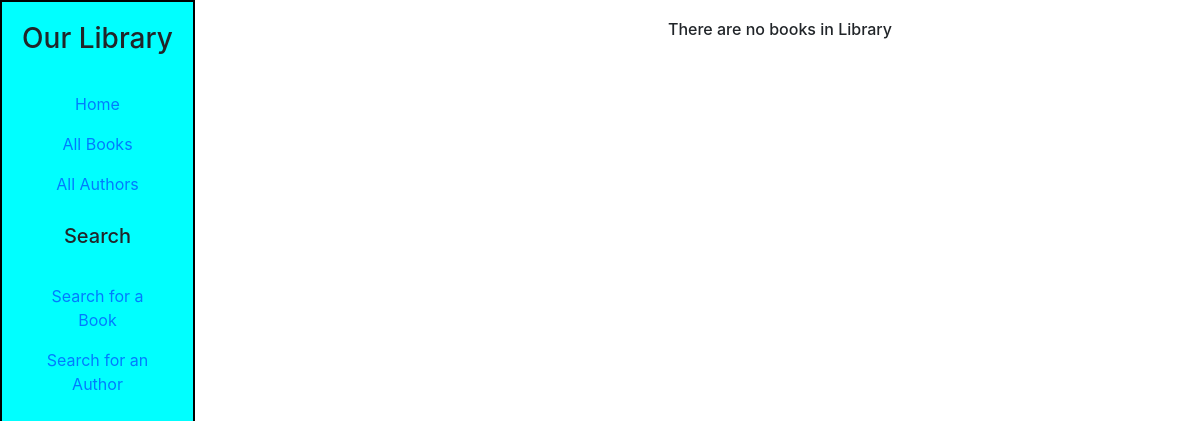
/catalog/books/, run on an earlier commit of the app's database.
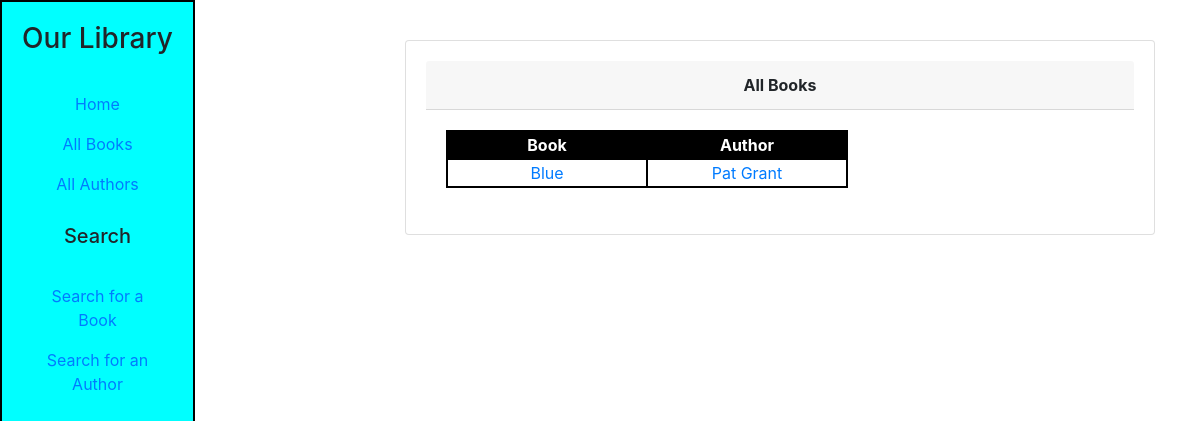
And on a later commit of the database.
### catalog/models.py (models this page shows, shortened)
class Book(models.Model):
    title = models.CharField(max_length=200, help_text="Enter a book title")
    summary = models.TextField(max_length=1000, help_text="Enter a brief summary of the book")
    isbn = models.CharField(verbose_name="ISBN", max_length=13, help_text="13 digit <a href='https://www.isbn-international.org/content/what-isbn'>ISBN Number</a>")
    author = models.ForeignKey('Author', on_delete=models.SET_NULL, null=True)
    language = models.ForeignKey('Language', on_delete=models.SET_NULL, null=True)
    genre = models.ManyToManyField(Genre, help_text="Select a Genre for this field")
    def display_genre(self):
        return ', '.join([genre.name for genre in self.genre.all()[:3]])
    display_genre.short_description = 'Genre'
    def get_absolute_url(self):
        return reverse('book-detail', args=[str(self.id)])

class Author(models.Model):
    first_name = models.CharField(max_length=100)
    last_name = models.CharField(max_length=100)
    date_of_birth = models.DateField(null=True, blank=True)
    date_of_death = models.DateField('Died', null=True, blank=True)
    class Meta:
        ordering=['first_name','last_name']
    def __str__(self):
        return '{0} {1}'.format(self.first_name,self.last_name)
    def get_absolute_url(self):
        return reverse('author-detail', args=[str(self.id)])

### catalog/views.py (the view)
# urls.py: path('books/', views.BookListView.as_view(), name='book-list'),
class BookListView(generic.ListView):
    model = Book
    paginate_by = 10

### catalog/templates/catalog/book_list.html (shortened to what this page needs)
{% extends 'catalog/base.html' %}
{% load static %}
{% block css %}
<link rel="stylesheet" href="{% static 'catalog/css/book_list.css' %}">
{% endblock %}
{% block content %}
    {% if book_list %}
        <div class="card all-books-main">
            <div class="card-header all-books-title">
                All Books
            </div>
            <div class="card-body all-books-content">
                <table class="all-books">
                    <thead>
                        <td class="books-head">Book</td>
                        <td class="books-head">Author</td>
                    </thead>
                    {% for book in book_list %}
                    <tr class="books-row">
                        <td class="book-title">
                            <div class="book-title" id="{{ book.pk }}">
                                <a href="{{ book.get_absolute_url }}">{{ book.title }}</a>
                            </div>
                        </td>
                        <td class="book-author">
                            <div class="book-author" id="{{book.author.pk}}">
                                <a href="{{ book.author.get_absolute_url }}">{{ book.author }}</a>
                            </div>
                        </td>
                    </tr>
                    {% endfor %}
                </table>
            </div>
        </div>
    {% else %}
        <h6>There are no books in Library</h6>
    {% endif %}
{% endblock %}

What changed in the data, as far as the page shows it:
added Book: title "Blue", author "Pat Grant"
Also different on the page:
text no longer shown: "There are no books in Library"
text now shown: "All Books Book Author"
